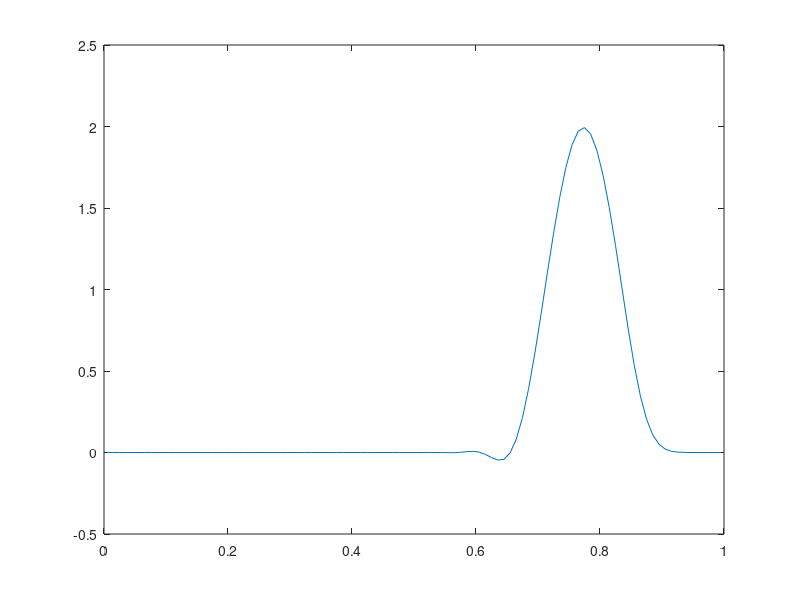

MATLAB code for this plot:
%clear all;

% Reseni smisene ulohy pro rovnici u_t + a*u_x = 0 pomoci MKO
a = 1;

% Delka intervalu a pocet bunek
L = 1;
n = 100;

dx = L / n;
x = linspace(dx/2, L-dx/2, n); 

u(1:n)  = 0;
un(1:n) = 0;

% Pocatecni podminka
for i = 1:n
  if (x(i)>0.25 && x(i)<0.5)
     u(i) = 1-cos(2*pi*(x(i)/0.25-1));
  end
end

plot(x, u); axis([0 1 -0.5 2.5]);
disp("Stiskni enter pro pokracovani"); pause;

dt = 0.8*dx;

for iter = 1:(n/2)

    % Okrajova podminka na leve casti intervalu
    f(1) = 0;
    f(n+1) = a*u(n);

    % Numericky tok f
    for i = 2:n
	f(i) = a/2*(u(i-1)+u(i)) - a^2/2*dt/dx*(u(i)-u(i-1));
    end

    un(1:n) = u(1:n) - dt/dx * (f(2:n+1) - f(1:n));

    u = un;

    if (mod(iter,10)==0)
      plot(x, u); axis([0 1 -0.5 2.5]);
      pause(1);
    end
end



